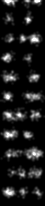
%> input picture 0_functions/simulation/simulationtest_good_1.bmp, 45 x 206 px
$ octave Manual_Image_Register.m   (GNU Octave 9; MATLAB toolbox functions it lacks are replaced by stand-ins)
%> lines starting %> are read from the running program, lines starting %| are printed output that depends on the picture
### 0_functions/autocontrast.m
% AUTOCONTRAST  Automatically adjusts contrast of images to optimum level.
%    e.g. autocontrast('Sunset.jpg','Output.jpg')

function output_img=autocontrast(input_img)

low_limit=0.008;
up_limit=0.992;
img=input_img;
[m1 n1 r1]=size(img);
img=double(img);
%--------------------calculation of vmin and vmax----------------------
for k=1:r1
    arr=sort(reshape(img(:,:,k),m1*n1,1));
    v_min(k)=arr(ceil(low_limit*m1*n1));
    v_max(k)=arr(ceil(up_limit*m1*n1));
end
%----------------------------------------------------------------------
if r1==3
    v_min=rgb2ntsc(v_min);
    v_max=rgb2ntsc(v_max);
end
%----------------------------------------------------------------------
img=(img-v_min(1))/(v_max(1)-v_min(1));
output_img=uint8(img.*255);
end

### 0_functions/Manual_Image_Register.m
% manual_image_register
% Step1: read the unregistered image
[FileName_unregister,PathName_unregister]=uigetfile('*.tiff','Please select the file you want to register');
%> the answer given: simulation/simulationtest_good_1.bmp
cd(PathName_unregister);
unregistered=imread(FileName_unregister);
%> unregistered is the input picture: size 206x45 uint8; min 0, max 255, mean 27.6
figure; imshow(autocontrast(unregistered));

% Step2: read the reference image
[FileName_reference,PathName_reference]=uigetfile('*.tiff','Please select the file you want to use as reference');
%> the answer given: simulationtest_sf_0.125.tif
reference=imread(FileName_reference);
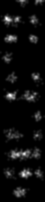
%> input picture 0_functions/simulation/simulationtest_sf_0.125.tif, 45 x 202 px
%> reference is the input picture: size 202x45 uint16; min 0, max 60000, mean 3332.8
figure; imshow(autocontrast(reference));
%> in autocontrast (call 2), `output_img=uint8(img.*255);`:
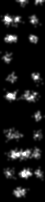
%> output_img: size 202x45 uint8; min 0, max 255, mean 23.5


% Step3: Manually select the point pairs for registeration

cpselect(autocontrast(unregistered), autocontrast(reference));
%> (the run ends here)
